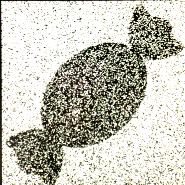
#> input picture 0.png, 185 x 185 px, found by its file name
$ python imgstore.py   (older library calls are emulated)
#> lines starting #> are read from the running program, lines starting #| are printed output that depends on the picture; after the words box and inside, x2 and y2 are one past the last pixel; in counts of white or black regions, pixels touching at a corner belong together; pictures that were not available may be replaced by others from this repository, and a replacement may not be noted
### grid.py
import cv2
import numpy as np
import os
import time
import constants
import matplotlib.pyplot as plt

'''This script contains several functions for displaying the grids and images and preprocessing them.'''

cv2.CV_LOAD_IMAGE_GRAYSCALE = 0
cv2.CV_LOAD_IMAGE_COLOR = 0

def bipolarize_pattern_robot(pattern_name):

    """ Convert percieved patterns images into Bipolarized (-1, 1) inputs.
    Parameters
    -----------
    pattern_name: filename
    location where the image is located
    Return
    -------
    images in format for Hopfield Network"""

    gimg = cv2.imread(pattern_name, cv2.CV_LOAD_IMAGE_GRAYSCALE)
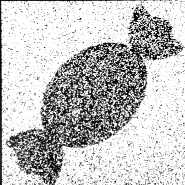
#> gimg: shape (185, 185); min 0, max 255, mean 194

    rimg = cv2.resize(gimg, constants.rsize)
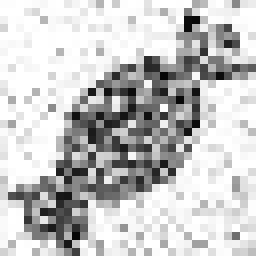
#> rimg: shape (32, 32) (shown 8 times larger); min 6, max 255, mean 197.4
    bimg = cv2.threshold(rimg, 125, 255, cv2.THRESH_BINARY)[1]
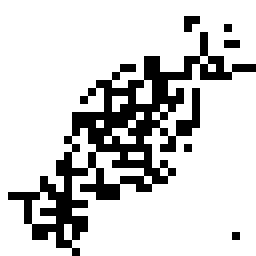
#> bimg: shape (32, 32) (shown 8 times larger); 81% white; black in thin lines or dots

    # [8 lines of commented-out code are left out]
    bimg = bimg.astype('int64')
#> bimg: shape (32, 32) int64; 81% white; black in thin lines or dots
    nonz_inds = bimg.nonzero()
#> nonz_inds = 829 positions, rows 0 to 31, columns 0 to 31
    bimg[nonz_inds], bimg[bimg == 0] = -1, 1  # convert 255 to -1 and 0 to 1
#> bimg: shape (32, 32) int64; values -1 (black) and 1 (white), 19% white in thin lines or dots

    return bimg.flatten()


# [150 lines left out: functions ordered_grid_maker, make_yellow_frames, display_image, display_grid, bipolarize_pattern_robot_train, not called in this run]

### imgstore.py
from grid import *
import os
import cv2
from wn import *
cv2.CV_LOAD_IMAGE_GRAYSCALE = 0
cv2.CV_LOAD_IMAGE_COLOR = 0
import matplotlib.pyplot as plt


# [11 lines of commented-out code are left out]


def ordered_grid_maker():
    """ Concatenate pattern images into a grid and saves it in a chosen location.
    This script needs to be used before running the Sarsa.

    Returns
    -----------
    image_grid_final: image
    of final grid
    bipolar_grid: matrix
    of final grid
    """

    print('This is generating the grid.')
    bipolar_grid = np.zeros((constants.length,constants.rsize[0]*constants.rsize[0]))#constants.rsize[0]*constants.rsize[0]

    image_h = []
    image_number = 0

    for i in range(constants.length):
        # image directory with image names as ordered ints
        filename = constants.store_grids + '%s' % image_number + '.png'
        print(filename)
        image_number += 1
        bipolar_image = bipolarize_pattern_robot(filename)
#> bipolar_image = 1024 values, max 1 at index 87, min -1 at index 0, mean -0.619
        image = cv2.imread(filename, cv2.IMREAD_COLOR)
#> image is the input picture: shape (185, 185, 3); mean B, G, R 184, 195.3, 196.2
        img = cv2.resize(image, (200,200))
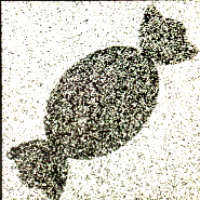
#> img: shape (200, 200, 3); mean B, G, R 183.9, 195.2, 196.1
        white = [255, 255, 255]
        img = cv2.copyMakeBorder(img, 2, 2, 2, 2, cv2.BORDER_CONSTANT, value=white)
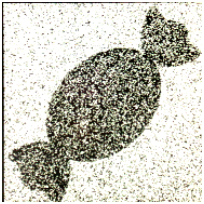
#> img: shape (204, 204, 3); mean B, G, R 186.7, 197.5, 198.4
        image_h.append(img)
        bipolar_grid[i, :] = bipolar_image
#> pass 2 of the loop in ordered_grid_maker, `for i in range(constants.length):`:
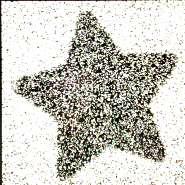
#> input picture 1.png, 185 x 185 px, found by its file name
#> in bipolarize_pattern_robot (call 2), `bimg = cv2.threshold(rimg, 125, 255, cv2.THRESH_BINARY)[1]`:
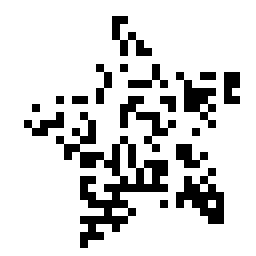
#> bimg: shape (32, 32) (shown 8 times larger); 83.4% white; black in thin lines or dots, all inside (x1, y1, x2, y2) = (3, 2, 30, 31)
#> nonz_inds = 854 positions, rows 0 to 31, columns 0 to 31
#> bipolar_image = 1024 values, max 1 at index 78, min -1 at index 0, mean -0.668
#> in ordered_grid_maker, image is the input picture: shape (185, 185, 3); mean B, G, R 193.1, 200.7, 202
#> in ordered_grid_maker, `img = cv2.copyMakeBorder(img, 2, 2, 2, 2, cv2.BORDER_CONSTANT, value=w..`:
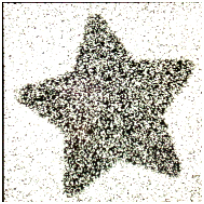
#> img: shape (204, 204, 3); mean B, G, R 195.3, 202.6, 203.9
    image_grid_final = cv2.hconcat(image_h)
    print('size grid:', image_grid_final.size)
    filename = constants.store_grids + 'basegrid.png'
    cv2.imwrite(filename, image_grid_final)
    print("The grid has been generated.")
    return image_grid_final, bipolar_grid

#> (the run stopped early here; a loop or call above may not have finished)
